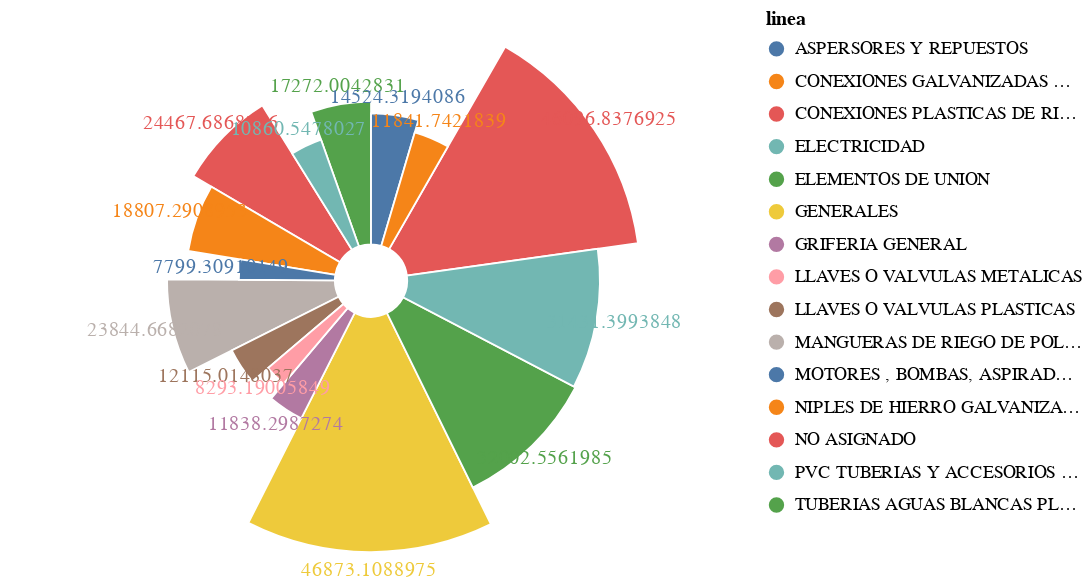

The notebook cell this image was saved under:
### Code cell
base = alt.Chart(df_linea_top_15).encode(
    theta=alt.Theta("rango:Q", stack=True),
    radius=alt.Radius("rango", scale=alt.Scale(type="sqrt", zero=True, rangeMin=20)),
    color="linea:N",
)

c1 = base.mark_arc(innerRadius=20, stroke="#fff")

c2 = base.mark_text(radiusOffset=10).encode(text="rango:Q")

c1 + c2

### Figure 1 — Vega-Lite specification as saved in the notebook (floating-point values rounded to 4 significant figures)
{"config": {"view": {"continuousWidth": 400, "continuousHeight": 300}}, "layer": [{"mark": {"type": "arc", "innerRadius": 20, "stroke": "#fff"}, "encoding": {"color": {"field": "linea", "type": "nominal"}, "radius": {"field": "rango", "scale": {"rangeMin": 20, "type": "sqrt", "zero": true}, "type": "quantitative"}, "theta": {"field": "rango", "stack": true, "type": "quantitative"}}}, {"mark": {"type": "text", "radiusOffset": 10}, "encoding": {"color": {"field": "linea", "type": "nominal"}, "radius": {"field": "rango", "scale": {"rangeMin": 20, "type": "sqrt", "zero": true}, "type": "quantitative"}, "text": {"field": "rango", "type": "quantitative"}, "theta": {"field": "rango", "stack": true, "type": "quantitative"}}}], "data": {"name": "data-90927306a9a723613a48758ab376909f"}, "$schema": "https://vega.github.io/schema/vega-lite/v4.17.0.json", "datasets": {"data-90927306a9a723613a48758ab376909f": [{"linea": "GENERALES", "Volumen Ventas": 26000.0, "Ventas en $": 20870.0, "N° Productos": 423, "rango": 46870.0}, {"linea": "CONEXIONES PLASTICAS DE RIEGO", "Volumen Ventas": 16830.0, "Ventas en $": 29270.0, "N° Productos": 128, "rango": 46100.0}, {"linea": "ELEMENTOS DE UNION", "Volumen Ventas": 27730.0, "Ventas en $": 4272.0, "N° Productos": 120, "rango": 32000.0}, {"linea": "ELECTRICIDAD", "Volumen Ventas": 10440.0, "Ventas en $": 20990.0, "N° Productos": 345, "rango": 31430.0}, {"linea": "NO ASIGNADO", "Volumen Ventas": 8261.0, "Ventas en $": 16210.0, "N° Productos": 163, "rango": 24470.0}, {"linea": "MANGUERAS DE RIEGO DE POLIETILENO NEGRA", "Volumen Ventas": 485.7, "Ventas en $": 23360.0, "N° Productos": 28, "rango": 23840.0}, {"linea": "NIPLES DE HIERRO GALVANIZADO, CROMADO Y PLASTICOS", "Volumen Ventas": 7226.0, "Ventas en $": 11580.0, "N° Productos": 93, "rango": 18810.0}, {"linea": "TUBERIAS AGUAS BLANCAS PLASTICAS Y GALVANIZADAS", "Volumen Ventas": 7809.0, "Ventas en $": 9463.0, "N° Productos": 73, "rango": 17270.0}, {"linea": "ASPERSORES Y REPUESTOS", "Volumen Ventas": 4937.0, "Ventas en $": 9587.0, "N° Productos": 24, "rango": 14520.0}, {"linea": "LLAVES O VALVULAS PLASTICAS", "Volumen Ventas": 3514.0, "Ventas en $": 8601.0, "N° Productos": 9, "rango": 12120.0}, {"linea": "CONEXIONES GALVANIZADAS Y CROMADAS", "Volumen Ventas": 4713.0, "Ventas en $": 7129.0, "N° Productos": 109, "rango": 11840.0}, {"linea": "GRIFERIA GENERAL", "Volumen Ventas": 1545.0, "Ventas en $": 10290.0, "N° Productos": 137, "rango": 11840.0}, {"linea": "PVC TUBERIAS Y ACCESORIOS DE AN", "Volumen Ventas": 3313.0, "Ventas en $": 7548.0, "N° Productos": 41, "rango": 10860.0}, {"linea": "LLAVES O VALVULAS METALICAS", "Volumen Ventas": 657.0, "Ventas en $": 7636.0, "N° Productos": 45, "rango": 8293.0}, {"linea": "MOTORES , BOMBAS, ASPIRADORAS Y SOLDADORAS", "Volumen Ventas": 31.0, "Ventas en $": 7768.0, "N° Productos": 13, "rango": 7799.0}]}}
